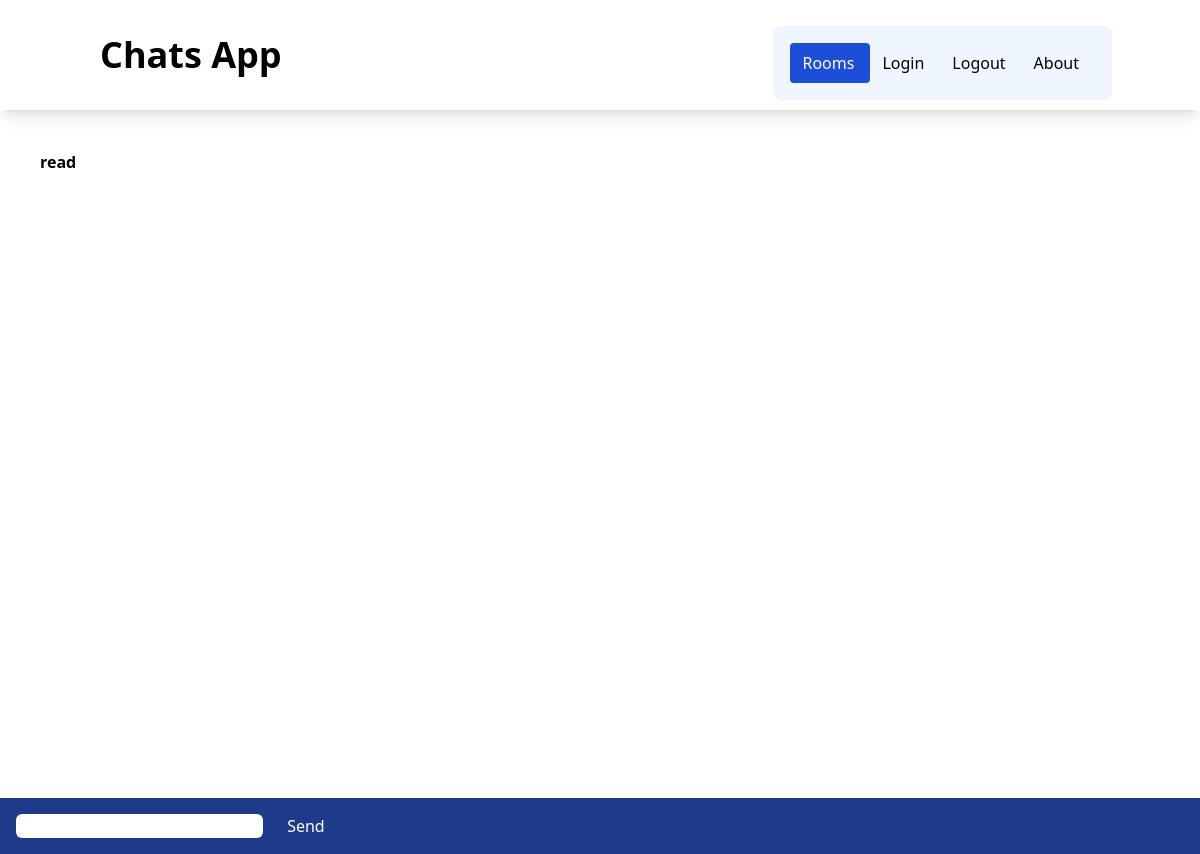
The app's page /rooms/read, older data.
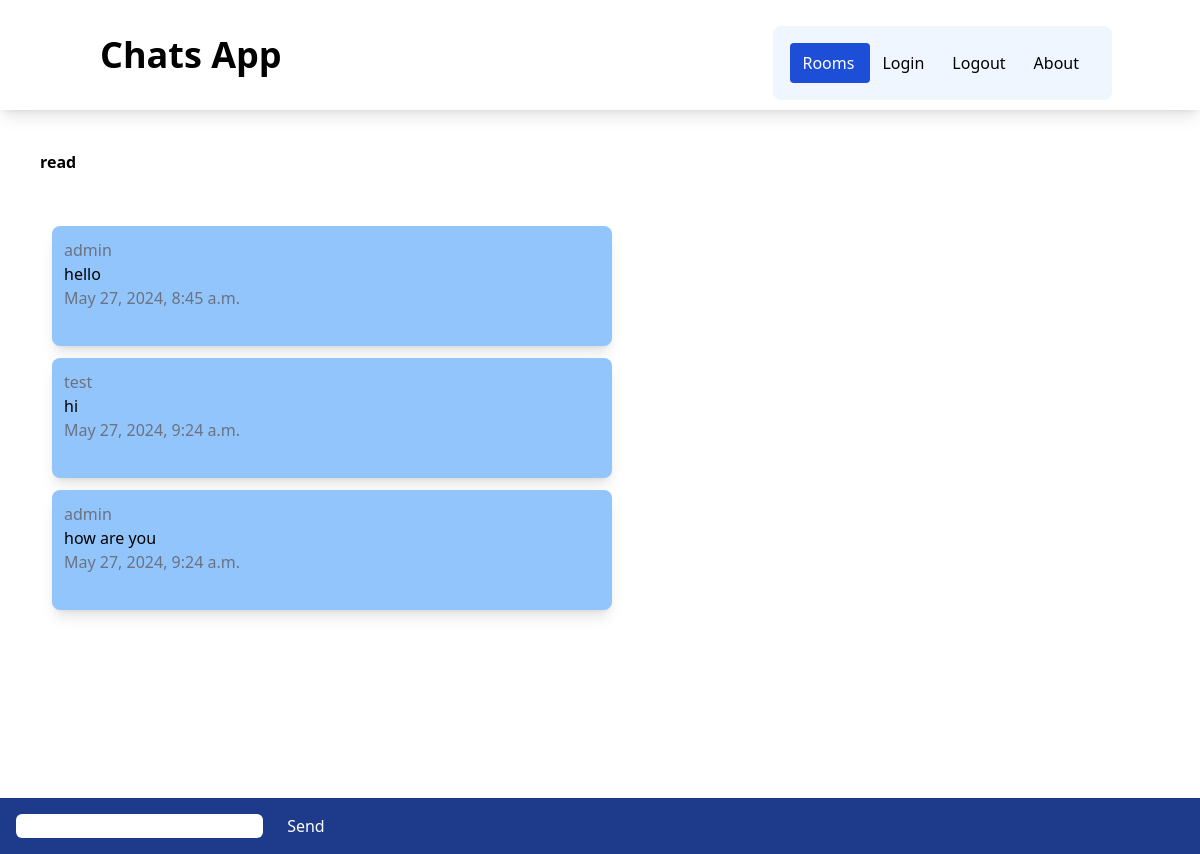
The same page, newer data.
### chatapp/models.py (models this page shows, shortened)
class Room(models.Model):
    name = models.CharField(max_length=100)
    slug = models.SlugField(unique=True, blank=True)

class ChatMessage(models.Model):
    user = models.ForeignKey(User, on_delete=models.CASCADE)
    room = models.ForeignKey(Room, on_delete=models.CASCADE)
    message = models.TextField()
    date = models.DateTimeField(auto_now_add=True)
    class Meta:
        ordering = ['date']

### chatapp/views.py (the view)
# urls.py: path("<slug:slug>", views.detail, name='detail'),
def detail(request, slug):
    room = Room.objects.get(slug=slug)
    chat_message = ChatMessage.objects.filter(room=room)[0:30]
    return render(request, 'chatapp/detail.html',
                  {'room': room,
                   "chat_message": chat_message})

### chatapp/templates/chatapp/detail.html (shortened to what this page needs)
{% extends "chatapp/base.html" %} {% block body %}
<div class="m-10 font-bold">{{room.name}}</div>
<div class="message-container m-10 overflow-auto h-[600px]" id="message-container">
  <div id="chat-messages">
    {% for message in chat_message %}
    <div class="message shadow-lg p-3 rounded-lg w-1/2 bg-blue-300 m-3">
      <div class="text-gray-500">{{ message.user.username }}</div>
      <div>{{ message.message }}</div>
      <div class="text-gray-500">{{ message.date }}</div>
      <br />
    </div>
    {% endfor %}
  </div>
</div>
<div class="form-container fixed inset-x-0 bottom-0 bg-blue-900 p-4">
  <form action="" method="post">
    <input type="text" name="message" id="message-input" class="rounded-md px-2" />
    <button type="submit" id="send-button" class="text-white ml-5">Send</button>
  </form>
</div>
{% endblock %}

### chatapp/templates/chatapp/base.html (shortened to what this page needs)
<!DOCTYPE html>
<html lang="en">
  <head>
    <script src="https://cdn.tailwindcss.com"></script>
  </head>
  <body>
    <nav class="shadow-lg px-3 py-2.5">
      <div class="container flex flex-wrap justify-between mx-auto">
        <a href="" class="flex items-center">
          <span class="text-4xl font-semibold self-center">Chats App</span>
        </a>
        <div class="block w-auto">
          <ul class="flex flex-row p-4 mt-4 border rounded-lg border-gray-100 bg-blue-50">
            <li><a href="" class="block py-2 pl-3 pr-4 rounded bg-blue-700 text-white">Rooms</a></li>
            <li><a href="{% url 'login' %}" class="block py-2 pl-3 pr-4 rounded">Login</a></li>
            <li><a href="{% url 'logout' %}" class="block py-2 pl-3 pr-4 rounded">Logout</a></li>
            <li><a href="" class="block py-2 pl-3 pr-4 rounded">About</a></li>
          </ul>
        </div>
      </div>
    </nav>
    {% block body %} {% endblock %}
  </body>
</html>

Row changes from the older to the newer data that the page shows:
added ChatMessage: user.username "admin", message "hello", date "May 27, 2024, 8:45 a.m."
added ChatMessage: user.username "test", message "hi", date "May 27, 2024, 9:24 a.m."
added ChatMessage: user.username "admin", message "how are you", date "May 27, 2024, 9:24 a.m."
